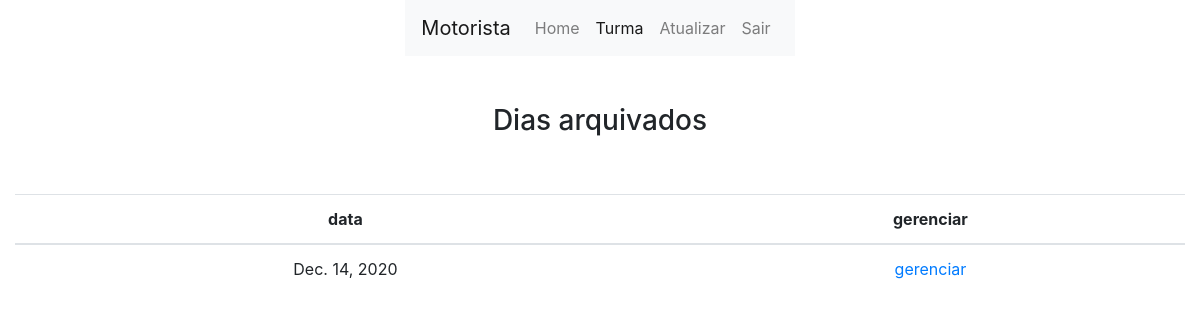
Page /core/aluno/turma/diaArquivado/15 (signed in) on the earlier database version.
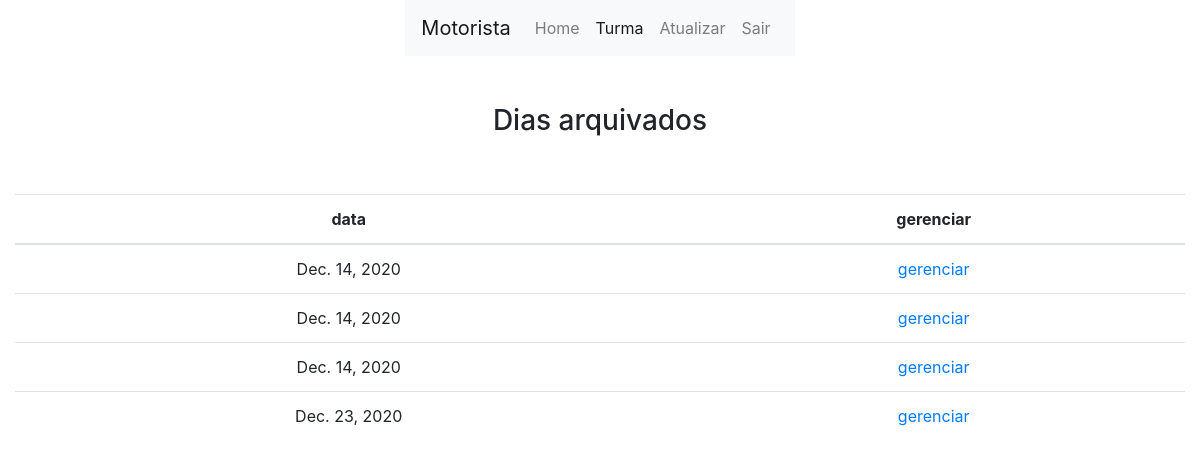
Same page on the later database version.
### core/models.py (models this page shows, shortened)
class Dia(models.Model):
    data = models.DateField(auto_now=False, auto_now_add=False)
    turma = models.ForeignKey(
        Turma, on_delete=models.CASCADE, related_name='%(class)s_turmas')
    ativo = models.BooleanField(blank=True, default=True)

### core/views.py (the view)
# urls.py: path('aluno/turma/diaArquivado/<int:idTurma>', core_aluno_dia_arquivado_lista,
def core_aluno_dia_arquivado_lista(request, idTurma):
    if not request.user.is_authenticated:
        return redirect(user_login)
    turma = Turma.objects.get(id=idTurma)
    dias = Dia.objects.filter(turma=turma).filter(ativo=False)
    c = {
        'dias': dias,
    }
    return render(request, 'core/turma/dia_arquivado.html', c)

### core/templates/core/turma/dia_arquivado.html
{% extends 'base.html' %}
{% block conteudo %}
    <div class="row">
        <div class="col justify-content-center d-flex">
            {% include 'menu.html' with ativo='turma'%}
        </div>
    </div>
    <div class="row mt-md-5">
        <div class="col justify-content-center d-flex">
            <h3>Dias arquivados</h3>
        </div>
    </div>
    <div class="row mt-md-5">
        <div class="col justify-content-center d-flex">
            <table class='table text-center'>
                <thead>
                    <th>data</th>
                    <th>gerenciar</th>
                </thead>
                <tbody>
                    {% for dia in dias %}
                        <tr>
                            <td>{{dia.data}}</td>
                            <td><a href={% url 'core_aluno_dia_arquivado_gerenciar' dia.id %}>gerenciar</a></td>
                        </tr>
                    {% endfor %}
                </tbody>
            </table>
        </div>
    </div>
{% endblock conteudo %}

Differences in the rows shown:
now on this page (row edited): Dia: data "Dec. 14, 2020"
now on this page (row edited): Dia: data "Dec. 14, 2020"
added Dia: data "Dec. 23, 2020"
